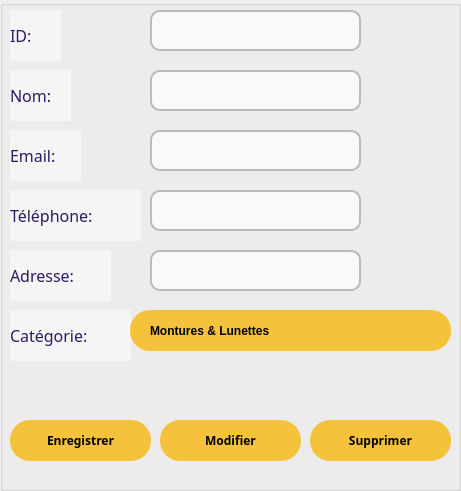
      <widget class="QGroupBox" name="groupBox_3">
       <property name="geometry">
        <rect>
         <x>20</x>
         <y>150</y>
         <width>461</width>
         <height>491</height>
        </rect>
       </property>
       <property name="styleSheet">
        <string notr="true">border-color: rgb(46, 26, 98);
border-top-color: rgb(46, 26, 98);
border-right-color: rgb(46, 26, 98);
border-bottom-color: rgb(46, 26, 98);
border-left-color: rgb(46, 26, 98);
</string>
       </property>
       <property name="title">
        <string/>
       </property>
       <widget class="QLabel" name="label_19">
        <property name="geometry">
         <rect>
          <x>10</x>
          <y>10</y>
          <width>51</width>
          <height>51</height>
         </rect>
        </property>
        <property name="font">
         <font>
          <family>Poppins</family>
          <pointsize>12</pointsize>
          <italic>false</italic>
          <fontweight>DemiBold</fontweight>
         </font>
        </property>
        <property name="styleSheet">
         <string notr="true">background-color: rgb(245, 245, 245);
font: 600 12pt &quot;Poppins&quot;;
color: rgb(46, 26, 98);</string>
        </property>
        <property name="text">
         <string>ID:</string>
        </property>
       </widget>
       <widget class="QLabel" name="label_20">
        <property name="geometry">
         <rect>
          <x>10</x>
          <y>70</y>
          <width>61</width>
          <height>51</height>
         </rect>
        </property>
        <property name="font">
         <font>
          <family>Poppins</family>
          <pointsize>12</pointsize>
          <italic>false</italic>
          <fontweight>DemiBold</fontweight>
         </font>
        </property>
        <property name="styleSheet">
         <string notr="true">background-color: rgb(245, 245, 245);
font: 600 12pt &quot;Poppins&quot;;
color: rgb(46, 26, 98);</string>
        </property>
        <property name="text">
         <string>Nom:</string>
        </property>
       </widget>
       <widget class="QLabel" name="label_21">
        <property name="geometry">
         <rect>
          <x>10</x>
          <y>130</y>
          <width>71</width>
          <height>51</height>
         </rect>
        </property>
        <property name="font">
         <font>
          <family>Poppins</family>
          <pointsize>12</pointsize>
          <italic>false</italic>
          <fontweight>DemiBold</fontweight>
         </font>
        </property>
        <property name="styleSheet">
         <string notr="true">background-color: rgb(245, 245, 245);
font: 600 12pt &quot;Poppins&quot;;
color: rgb(46, 26, 98);</string>
        </property>
        <property name="text">
         <string>Email:</string>
        </property>
       </widget>
       <widget class="QLineEdit" name="lineEdit_emailfournisseur">
        <property name="geometry">
         <rect>
          <x>150</x>
          <y>130</y>
          <width>211</width>
          <height>41</height>
         </rect>
        </property>
        <property name="styleSheet">
         <string notr="true">QLineEdit {
    background: #f9f9f9;
    border: 2px solid #bbb;
    border-radius: 10px;
    padding: 6px 10px;
}
QLineEdit:focus {
    border: 1px solid #5c6bc0; /* highlight on focus */
    background: #fff;
}</string>
        </property>
       </widget>
       <widget class="QLabel" name="label_22">
        <property name="geometry">
         <rect>
          <x>10</x>
          <y>190</y>
          <width>131</width>
          <height>51</height>
         </rect>
        </property>
        <property name="font">
         <font>
          <family>Poppins</family>
          <pointsize>12</pointsize>
          <italic>false</italic>
          <fontweight>DemiBold</fontweight>
         </font>
        </property>
        <property name="styleSheet">
         <string notr="true">background-color: rgb(245, 245, 245);
font: 600 12pt &quot;Poppins&quot;;
color: rgb(46, 26, 98);</string>
        </property>
        <property name="text">
         <string>Téléphone:</string>
        </property>
       </widget>
       <widget class="QLabel" name="label_23">
        <property name="geometry">
         <rect>
          <x>10</x>
          <y>250</y>
          <width>101</width>
          <height>51</height>
         </rect>
        </property>
        <property name="font">
         <font>
          <family>Poppins</family>
          <pointsize>12</pointsize>
          <italic>false</italic>
          <fontweight>DemiBold</fontweight>
         </font>
        </property>
        <property name="styleSheet">
         <string notr="true">background-color: rgb(245, 245, 245);
font: 600 12pt &quot;Poppins&quot;;
color: rgb(46, 26, 98);</string>
        </property>
        <property name="text">
         <string>Adresse:</string>
        </property>
       </widget>
       <widget class="QLabel" name="label_24">
        <property name="geometry">
         <rect>
          <x>10</x>
          <y>310</y>
          <width>121</width>
          <height>51</height>
         </rect>
        </property>
        <property name="font">
         <font>
          <family>Poppins</family>
          <pointsize>12</pointsize>
          <italic>false</italic>
          <fontweight>DemiBold</fontweight>
         </font>
        </property>
        <property name="styleSheet">
         <string notr="true">background-color: rgb(245, 245, 245);
font: 600 12pt &quot;Poppins&quot;;
color: rgb(46, 26, 98);</string>
        </property>
        <property name="text">
         <string>Catégorie:</string>
        </property>
       </widget>
       <widget class="QComboBox" name="comboBox_categoriefournisseur">
        <property name="geometry">
         <rect>
          <x>130</x>
          <y>310</y>
          <width>321</width>
          <height>41</height>
         </rect>
        </property>
        <property name="palette">
         <palette>
          <active>
           <colorrole role="WindowText">
            <brush brushstyle="SolidPattern">
             <color alpha="255">
              <red>0</red>
              <green>0</green>
              <blue>0</blue>
             </color>
            </brush>
           </colorrole>
           <colorrole role="Button">
            <brush brushstyle="SolidPattern">
             <color alpha="255">
              <red>245</red>
              <green>194</green>
              <blue>60</blue>
             </color>
            </brush>
           </colorrole>
           <colorrole role="Text">
            <brush brushstyle="SolidPattern">
             <color alpha="255">
              <red>0</red>
              <green>0</green>
              <blue>0</blue>
             </color>
            </brush>
           </colorrole>
           <colorrole role="ButtonText">
            <brush brushstyle="SolidPattern">
             <color alpha="255">
              <red>0</red>
              <green>0</green>
              <blue>0</blue>
             </color>
            </brush>
           </colorrole>
           <colorrole role="Base">
            <brush brushstyle="SolidPattern">
             <color alpha="255">
              <red>245</red>
              <green>194</green>
              <blue>60</blue>
             </color>
            </brush>
           </colorrole>
           <colorrole role="Window">
            <brush brushstyle="SolidPattern">
             <color alpha="255">
              <red>245</red>
              <green>194</green>
              <blue>60</blue>
             </color>
            </brush>
           </colorrole>
           <colorrole role="PlaceholderText">
            <brush brushstyle="SolidPattern">
             <color alpha="128">
              <red>0</red>
              <green>0</green>
              <blue>0</blue>
             </color>
            </brush>
           </colorrole>
          </active>
          <inactive>
           <colorrole role="WindowText">
            <brush brushstyle="SolidPattern">
             <color alpha="255">
              <red>0</red>
              <green>0</green>
              <blue>0</blue>
             </color>
            </brush>
           </colorrole>
           <colorrole role="Button">
            <brush brushstyle="SolidPattern">
             <color alpha="255">
              <red>245</red>
              <green>194</green>
              <blue>60</blue>
             </color>
            </brush>
           </colorrole>
           <colorrole role="Text">
            <brush brushstyle="SolidPattern">
             <color alpha="255">
              <red>0</red>
              <green>0</green>
              <blue>0</blue>
             </color>
            </brush>
           </colorrole>
           <colorrole role="ButtonText">
            <brush brushstyle="SolidPattern">
             <color alpha="255">
              <red>0</red>
              <green>0</green>
              <blue>0</blue>
             </color>
            </brush>
           </colorrole>
           <colorrole role="Base">
            <brush brushstyle="SolidPattern">
             <color alpha="255">
              <red>245</red>
              <green>194</green>
              <blue>60</blue>
             </color>
            </brush>
           </colorrole>
           <colorrole role="Window">
            <brush brushstyle="SolidPattern">
             <color alpha="255">
              <red>245</red>
              <green>194</green>
              <blue>60</blue>
             </color>
            </brush>
           </colorrole>
           <colorrole role="PlaceholderText">
            <brush brushstyle="SolidPattern">
             <color alpha="128">
              <red>0</red>
              <green>0</green>
              <blue>0</blue>
             </color>
            </brush>
           </colorrole>
          </inactive>
          <disabled>
           <colorrole role="WindowText">
            <brush brushstyle="SolidPattern">
             <color alpha="255">
              <red>0</red>
              <green>0</green>
              <blue>0</blue>
             </color>
            </brush>
           </colorrole>
           <colorrole role="Button">
            <brush brushstyle="SolidPattern">
             <color alpha="255">
              <red>245</red>
              <green>194</green>
              <blue>60</blue>
             </color>
            </brush>
           </colorrole>
           <colorrole role="Text">
            <brush brushstyle="SolidPattern">
             <color alpha="255">
              <red>0</red>
              <green>0</green>
              <blue>0</blue>
             </color>
            </brush>
           </colorrole>
           <colorrole role="ButtonText">
            <brush brushstyle="SolidPattern">
             <color alpha="255">
              <red>0</red>
              <green>0</green>
              <blue>0</blue>
             </color>
            </brush>
           </colorrole>
           <colorrole role="Base">
            <brush brushstyle="SolidPattern">
             <color alpha="255">
              <red>245</red>
              <green>194</green>
              <blue>60</blue>
             </color>
            </brush>
           </colorrole>
           <colorrole role="Window">
            <brush brushstyle="SolidPattern">
             <color alpha="255">
              <red>245</red>
              <green>194</green>
              <blue>60</blue>
             </color>
            </brush>
           </colorrole>
           <colorrole role="PlaceholderText">
            <brush brushstyle="SolidPattern">
             <color alpha="128">
              <red>0</red>
              <green>0</green>
              <blue>0</blue>
             </color>
            </brush>
           </colorrole>
          </disabled>
         </palette>
        </property>
        <property name="contextMenuPolicy">
         <enum>Qt::ContextMenuPolicy::NoContextMenu</enum>
        </property>
        <property name="styleSheet">
         <string notr="true">QComboBox {
    background-color: #F5C23C;
    color: black;
    border-radius: 20px;
    padding: 5px 20px;
    font-weight: bold;
}

QComboBox:hover {
background-color: rgb(46, 26, 98);
    color: white;
}

QComboBox::drop-down {
    subcontrol-origin: padding;
    subcontrol-position: top right;
    width: 30px;
    border-left: none;
    background-color: transparent;
}

QComboBox::down-arrow {
    width: 12px;
    height: 12px;
}

QComboBox QAbstractItemView {
    background-color: #F5C23C;       /* list background */
    color: black;                     /* text color */
    selection-background-color: #000080; /* selected item background */
    selection-color: white;           /* selected item text */
    border-radius: 10px;
    padding: 5px;
}
</string>
        </property>
        <item>
         <property name="text">
          <string>Montures &amp; Lunettes</string>
         </property>
        </item>
        <item>
         <property name="text">
          <string>Verres correcteurs</string>
         </property>
        </item>
        <item>
         <property name="text">
          <string>Lentilles &amp; Accessoires</string>
         </property>
        </item>
        <item>
         <property name="text">
          <string>Équipements &amp; Produits d’entretien
</string>
         </property>
        </item>
       </widget>
       <widget class="QLineEdit" name="lineEdit_nomfournisseur">
        <property name="geometry">
         <rect>
          <x>150</x>
          <y>70</y>
          <width>211</width>
          <height>41</height>
         </rect>
        </property>
        <property name="styleSheet">
         <string notr="true">QLineEdit {
    background: #f9f9f9;
    border: 2px solid #bbb;
    border-radius: 10px;
    padding: 6px 10px;
}
QLineEdit:focus {
    border: 1px solid #5c6bc0; /* highlight on focus */
    background: #fff;
}</string>
        </property>
       </widget>
       <widget class="QLineEdit" name="lineEdit_idfournisseur">
        <property name="geometry">
         <rect>
          <x>150</x>
          <y>10</y>
          <width>211</width>
          <height>41</height>
         </rect>
        </property>
        <property name="styleSheet">
         <string notr="true">QLineEdit {
    background: #f9f9f9;
    border: 2px solid #bbb;
    border-radius: 10px;
    padding: 6px 10px;
}
QLineEdit:focus {
    border: 1px solid #5c6bc0; /* highlight on focus */
    background: #fff;
}</string>
        </property>
       </widget>
       <widget class="QLineEdit" name="lineEdit_adressefournisseur">
        <property name="geometry">
         <rect>
          <x>150</x>
          <y>250</y>
          <width>211</width>
          <height>41</height>
         </rect>
        </property>
        <property name="styleSheet">
         <string notr="true">QLineEdit {
    background: #f9f9f9;
    border: 2px solid #bbb;
    border-radius: 10px;
    padding: 6px 10px;
}
QLineEdit:focus {
    border: 1px solid #5c6bc0; /* highlight on focus */
    background: #fff;
}</string>
        </property>
       </widget>
       <widget class="QLineEdit" name="lineEdit_telfournisseur">
        <property name="geometry">
         <rect>
          <x>150</x>
          <y>190</y>
          <width>211</width>
          <height>41</height>
         </rect>
        </property>
        <property name="styleSheet">
         <string notr="true">QLineEdit {
    background: #f9f9f9;
    border: 2px solid #bbb;
    border-radius: 10px;
    padding: 6px 10px;
}
QLineEdit:focus {
    border: 1px solid #5c6bc0; /* highlight on focus */
    background: #fff;
}</string>
        </property>
       </widget>
       <widget class="QPushButton" name="ajoutfournisseur">
        <property name="geometry">
         <rect>
          <x>10</x>
          <y>420</y>
          <width>141</width>
          <height>41</height>
         </rect>
        </property>
        <property name="font">
         <font>
          <family>Poppins</family>
          <bold>true</bold>
         </font>
        </property>
        <property name="styleSheet">
         <string notr="true">QPushButton {
    background-color: #F5C23C;
    color: black;
    border-radius: 20px;
    padding: 10px 20px;
    font-weight: bold;
}
QPushButton:hover {
background-color: rgb(46, 26, 98);

}</string>
        </property>
        <property name="text">
         <string>Enregistrer</string>
        </property>
        <property name="icon">
         <iconset theme="QIcon::ThemeIcon::ContactNew"/>
        </property>
        <property name="iconSize">
         <size>
          <width>23</width>
          <height>23</height>
         </size>
        </property>
       </widget>
       <widget class="QPushButton" name="updatefournisseur">
        <property name="geometry">
         <rect>
          <x>160</x>
          <y>420</y>
          <width>141</width>
          <height>41</height>
         </rect>
        </property>
        <property name="font">
         <font>
          <family>Poppins</family>
          <bold>true</bold>
         </font>
        </property>
        <property name="styleSheet">
         <string notr="true">QPushButton {
    background-color: #F5C23C;
    color: black;
    border-radius: 20px;
    padding: 10px 20px;
    font-weight: bold;
}
QPushButton:hover {
background-color: rgb(46, 26, 98);

}</string>
        </property>
        <property name="text">
         <string>Modifier</string>
        </property>
        <property name="icon">
         <iconset theme="QIcon::ThemeIcon::MailMessageNew"/>
        </property>
       </widget>
       <widget class="QPushButton" name="suppfournisseur">
        <property name="geometry">
         <rect>
          <x>310</x>
          <y>420</y>
          <width>141</width>
          <height>41</height>
         </rect>
        </property>
        <property name="font">
         <font>
          <family>Poppins</family>
          <bold>true</bold>
         </font>
        </property>
        <property name="styleSheet">
         <string notr="true">QPushButton {
    background-color: #F5C23C;
    color: black;
    border-radius: 20px;
    padding: 10px 20px;
    font-weight: bold;
}
QPushButton:hover {
background-color: rgb(46, 26, 98);

}</string>
        </property>
        <property name="text">
         <string>Supprimer</string>
        </property>
        <property name="icon">
         <iconset theme="QIcon::ThemeIcon::EditDelete"/>
        </property>
        <property name="iconSize">
         <size>
          <width>23</width>
          <height>23</height>
         </size>
        </property>
       </widget>
      </widget>
